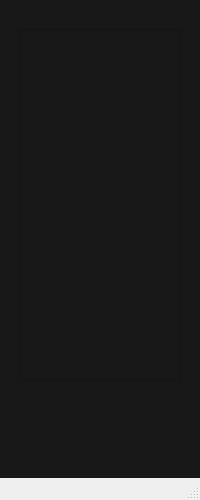
<?xml version="1.0" encoding="UTF-8"?>
<ui version="4.0">
 <class>MainWindow</class>
 <widget class="QMainWindow" name="MainWindow">
  <property name="geometry">
   <rect>
    <x>0</x>
    <y>0</y>
    <width>200</width>
    <height>500</height>
   </rect>
  </property>
  <property name="sizePolicy">
   <sizepolicy hsizetype="Fixed" vsizetype="Fixed">
    <horstretch>0</horstretch>
    <verstretch>0</verstretch>
   </sizepolicy>
  </property>
  <property name="minimumSize">
   <size>
    <width>200</width>
    <height>500</height>
   </size>
  </property>
  <property name="maximumSize">
   <size>
    <width>200</width>
    <height>500</height>
   </size>
  </property>
  <property name="windowTitle">
   <string>Upload</string>
  </property>
  <widget class="QWidget" name="centralwidget">
   <widget class="QListWidget" name="assetname_listwidget">
    <property name="geometry">
     <rect>
      <x>20</x>
      <y>29</y>
      <width>161</width>
      <height>351</height>
     </rect>
    </property>
    <property name="styleSheet">
     <string notr="true">background-color: #181818; 
color:#ffffff;
</string>
    </property>
   </widget>
   <widget class="QPushButton" name="remove_button">
    <property name="geometry">
     <rect>
      <x>0</x>
      <y>390</y>
      <width>196</width>
      <height>80</height>
     </rect>
    </property>
    <property name="styleSheet">
     <string notr="true">QPushButton {
    background: transparent;  /* 배경 투명 */
    border: none;  /* 테두리 제거 */
}</string>
    </property>
    <property name="text">
     <string/>
    </property>
   </widget>
   <widget class="QLabel" name="label_6">
    <property name="geometry">
     <rect>
      <x>0</x>
      <y>-6</y>
      <width>391</width>
      <height>581</height>
     </rect>
    </property>
    <property name="styleSheet">
     <string notr="true">background-color:#181818;</string>
    </property>
    <property name="text">
     <string/>
    </property>
   </widget>
   <widget class="QLabel" name="download_btn_one">
    <property name="geometry">
     <rect>
      <x>15</x>
      <y>410</y>
      <width>172</width>
      <height>52</height>
     </rect>
    </property>
    <property name="text">
     <string/>
    </property>
    <property name="pixmap">
     <pixmap>../../../../../../nas/spirit/asset_project/source/btn.png</pixmap>
    </property>
   </widget>
   <zorder>label_6</zorder>
   <zorder>assetname_listwidget</zorder>
   <zorder>download_btn_one</zorder>
   <zorder>remove_button</zorder>
  </widget>
  <widget class="QMenuBar" name="menubar">
   <property name="geometry">
    <rect>
     <x>0</x>
     <y>0</y>
     <width>200</width>
     <height>25</height>
    </rect>
   </property>
  </widget>
  <widget class="QStatusBar" name="statusbar"/>
 </widget>
 <resources/>
 <connections/>
</ui>
